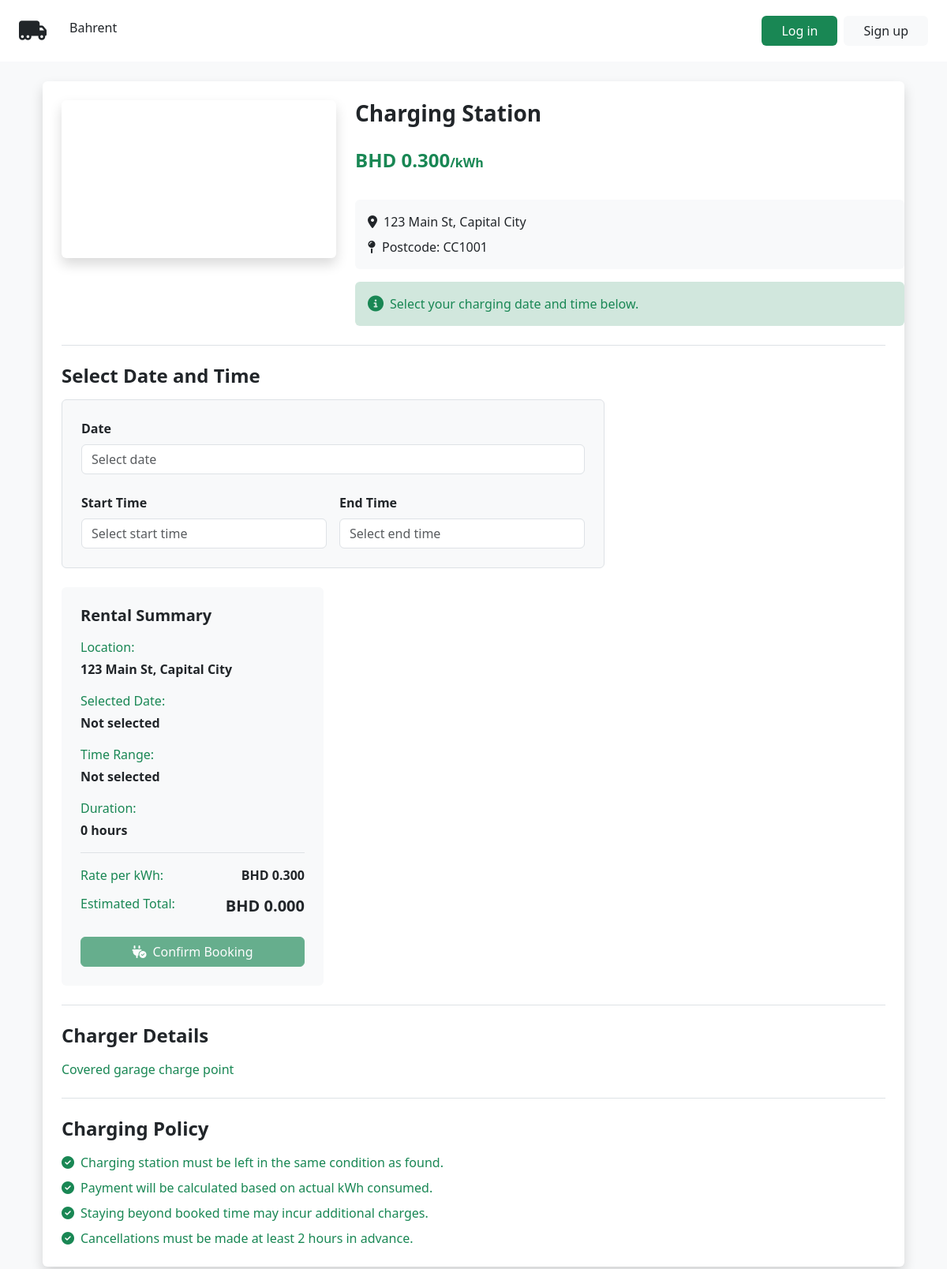
The page /rent.php?charger=2 on the database its author committed.
### tables this page shows
CREATE TABLE `charge_points` (
  `charge_point_id` int(11) NOT NULL,
  `homeowner_id` int(11) NOT NULL,
  `address` varchar(255) NOT NULL,
  `postcode` varchar(20) NOT NULL,
  `latitude` decimal(10,8) NOT NULL,
  `longitude` decimal(11,8) NOT NULL,
  `price_per_kwh` decimal(10,2) NOT NULL,
  `description` text DEFAULT NULL,
  `is_available` tinyint(1) DEFAULT 1,
  `created_at` timestamp NOT NULL DEFAULT current_timestamp(),
  `updated_at` timestamp NOT NULL DEFAULT current_timestamp() ON UPDATE current_timestamp()
);

### controllers/BaseController.php (called while the page is built, shortened)
<?php
abstract class BaseController
{
    protected function render(string $view, array $data = []): void
    {
        extract($data);
        require __DIR__ . '/../views/' . $view . '.phtml';
        require __DIR__ . '/../views/_layout.php';
    }
}

### controllers/RentController.php (called while the page is built, shortened)
<?php
require_once __DIR__ . '/BaseController.php';
require_once __DIR__ . '/../models/ChargePoint.php';
class RentController extends BaseController
{
    public function index(int $chargePointId): void
    {
        $chargePoint = ChargePoint::getById($chargePointId);
        $this->render('user/rent', [
            'title' => 'Rent Charge Point',
            'chargePoint' => $chargePoint,
        ]);
    }
}

### models/ChargePoint.php (called while the page is built, shortened)
<?php
class ChargePoint
{
    public function __construct(
        int $charge_point_id,
        int $homeowner_id,
        string $address,
        string $postcode,
        float $latitude,
        float $longitude,
        float $price_per_kwh,
        ?string $description,
        bool $is_available,
        string $created_at,
        string $updated_at
    ) {
        $this->address = $address;
        $this->postcode = $postcode;
        $this->price_per_kwh = $price_per_kwh;
        $this->description = $description;
    }
    private static function fromRow(array $row): ChargePoint
    {
        return new ChargePoint(
            $row['charge_point_id'],
            $row['homeowner_id'],
            $row['address'],
            $row['postcode'],
            (float)$row['latitude'],
            (float)$row['longitude'],
            (float)$row['price_per_kwh'],
            $row['description'],
            (bool)$row['is_available'],
            $row['created_at'],
            $row['updated_at']
        );
    }
    public static function getById(int $id): ?ChargePoint
    {
        $conn = Database::getInstance()->getConnection();
        $stmt = $conn->prepare("SELECT * FROM charge_points WHERE charge_point_id = ?");
        $stmt->execute([$id]);
        $row = $stmt->fetch(PDO::FETCH_ASSOC);
        if ($row) {
            return self::fromRow($row);
        }
        return null;
    }
}

### views/user/rent.phtml (the view, shortened to what this page needs)
<div class="flex-grow-1 d-flex flex-column my-4 w-100 bg-white rounded shadow p-4">
    <div class="d-flex flex-column flex-md-row gap-4 border-bottom pb-4">
        <div class="col-md-4">
            <div id="location-map" class="w-100 rounded shadow" style="height: 200px;"></div>
        </div>
        <div class="col-md-8 d-flex flex-column gap-3">
            <h1 class="fs-3 fw-bold text-dark">Charging Station</h1>
            <p class="fs-4 fw-semibold text-success">BHD <?php echo number_format($chargePoint->price_per_kwh, 3); ?><span class="fs-6">/kWh</span></p>
            <div class="bg-light rounded p-3">
                <p class="mb-2"><i class="fa-solid fa-location-dot me-2"></i><?php echo htmlspecialchars($chargePoint->address); ?></p>
                <p class="mb-0"><i class="fa-solid fa-map-pin me-2"></i>Postcode: <?php echo htmlspecialchars($chargePoint->postcode); ?></p>
            </div>
            <div class="bg-success-subtle text-success rounded p-3 d-flex align-items-center">
                <i class="fa-solid fa-circle-info me-2 fs-5"></i>
                <p class="mb-0">Select your charging date and time below.</p>
            </div>
        </div>
    </div>
    <div class="mt-4">
        <h2 class="fs-4 fw-bold text-dark mb-3">Select Date and Time</h2>
        <div class="row gap-4">
            <div class="col-lg-8">
                <div class="border rounded bg-light p-4">
                    <div class="mb-4">
                        <label class="form-label fw-bold">Date</label>
                        <input type="text" id="rental-date" class="form-control" placeholder="Select date">
                    </div>
                    <div class="row g-3">
                        <div class="col-md-6">
                            <label class="form-label fw-bold">Start Time</label>
                            <input type="text" id="start-time" class="form-control" placeholder="Select start time">
                        </div>
                        <div class="col-md-6">
                            <label class="form-label fw-bold">End Time</label>
                            <input type="text" id="end-time" class="form-control" placeholder="Select end time">
                        </div>
                    </div>
                </div>
            </div>
            <div class="col-lg-4">
                <div class="bg-light p-4 rounded">
                    <h3 class="fs-5 fw-bold text-dark mb-3">Rental Summary</h3>
                    <div class="d-flex flex-column gap-3">
                        <div>
                            <p class="text-success mb-1">Location:</p>
                            <p class="fw-semibold text-dark mb-0"><?php echo htmlspecialchars($chargePoint->address); ?></p>
                        </div>
                        <div>
                            <p class="text-success mb-1">Selected Date:</p>
                            <p id="selected-date" class="fw-semibold text-dark mb-0">Not selected</p>
                        </div>
                        <div>
                            <p class="text-success mb-1">Time Range:</p>
                            <p id="time-range" class="fw-semibold text-dark mb-0">Not selected</p>
                        </div>
                        <div>
                            <p class="text-success mb-1">Duration:</p>
                            <p id="duration" class="fw-semibold text-dark mb-0">0 hours</p>
                        </div>
                        <div class="border-top pt-3">
                            <div class="d-flex justify-content-between">
                                <p class="text-success mb-1">Rate per kWh:</p>
                                <p class="fw-semibold text-dark mb-0">BHD <?php echo number_format($chargePoint->price_per_kwh, 3); ?></p>
                            </div>
                            <div class="d-flex justify-content-between mt-2">
                                <p class="text-success mb-1">Estimated Total:</p>
                                <p id="total-price" class="fs-5 fw-bold text-dark mb-0">BHD 0.000</p>
                            </div>
                        </div>
                    </div>
                    <form id="rental-form" action="<?= PREFIX ?>/rent.php" method="post" class="mt-4">
                        <button type="submit" id="submit-rental" disabled
                            class="btn btn-success w-100 d-flex align-items-center justify-content-center gap-2">
                            <i class="fa-solid fa-plug-circle-check"></i>
                            Confirm Booking
                        </button>
                    </form>
                </div>
            </div>
        </div>
    </div>
    <?php if ($chargePoint->description): ?>
        <div class="mt-4 border-top pt-4">
            <h2 class="fs-4 fw-bold text-dark mb-3">Charger Details</h2>
            <p class="text-success mb-0"><?php echo nl2br(htmlspecialchars($chargePoint->description)); ?></p>
        </div>
    <?php endif; ?>
    <div class="mt-4 border-top pt-4">
        <h2 class="fs-4 fw-bold text-dark mb-3">Charging Policy</h2>
        <div class="d-flex flex-column gap-2 text-success">
            <p class="mb-0"><i class="fa-solid fa-circle-check text-success me-2"></i>Charging station must be left in the same condition as found.</p>
            <p class="mb-0"><i class="fa-solid fa-circle-check text-success me-2"></i>Payment will be calculated based on actual kWh consumed.</p>
            <p class="mb-0"><i class="fa-solid fa-circle-check text-success me-2"></i>Staying beyond booked time may incur additional charges.</p>
            <p class="mb-0"><i class="fa-solid fa-circle-check text-success me-2"></i>Cancellations must be made at least 2 hours in advance.</p>
        </div>
    </div>
</div>
<link rel="stylesheet" href="https://cdn.jsdelivr.net/npm/flatpickr/dist/flatpickr.min.css">

### rows shown on the page
charge_points: price_per_kwh "0.300", address "123 Main St, Capital City", postcode "CC1001", description "Covered garage charge point"
